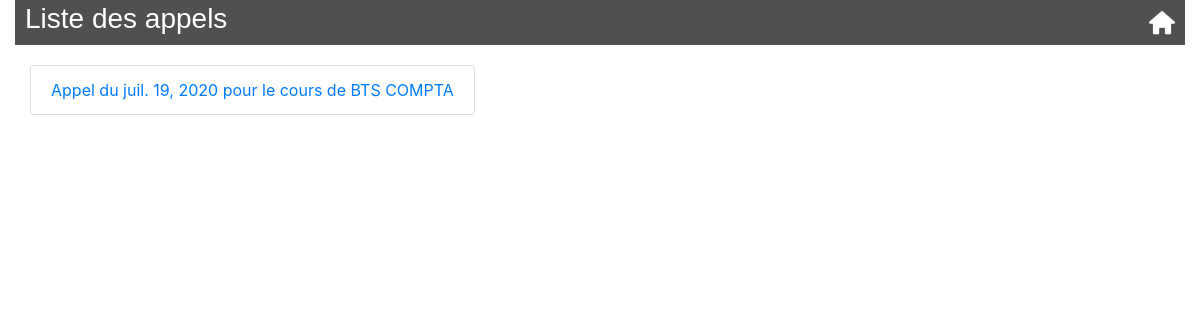
Before: /lycee/calls with the older database file.
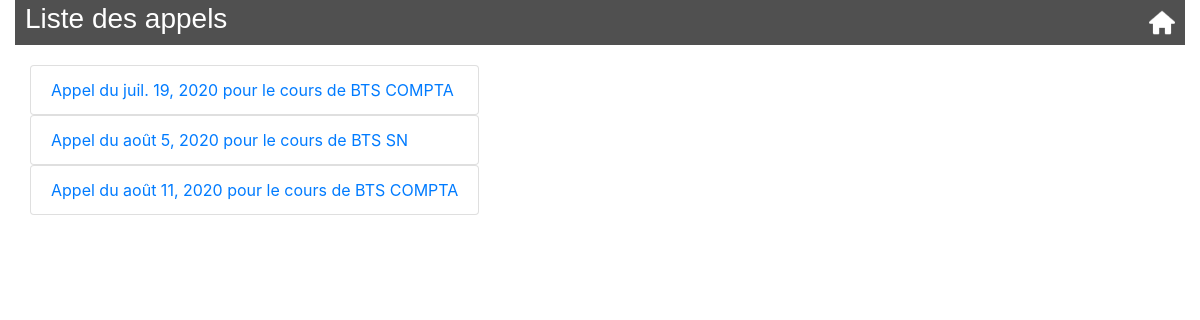
After: the same page with the newer database file.
### lycee/models.py (models this page shows, shortened)
class Cursus(models.Model):
    name = models.CharField(
        max_length=50,
        blank=False,
        null=True,
        default='aucun'
    )
    year_from_bac = models.SmallIntegerField(
        help_text="year since le bac",
        verbose_name="year",
        blank=False,
        null=True,
        default=0
    )
    scholar_year = models.CharField(
        max_length=9,
        blank=False,
        null=True,
        default='0000-00001'
    )

class Appel(models.Model):
    date = models.DateField(
        verbose_name="date de l'appel",
        blank=False,
        null=False
    )
    cursus = models.ForeignKey(
        Cursus,
        on_delete=models.CASCADE,  # necessaire selon la version de Django
        null=True
    )

### lycee/views.py (the view)
def detailAppel(request):
    result_list = Appel.objects.order_by('date')
    resList = []
    for appel in result_list:
        templist = []
        cursus = Cursus.objects.get(id=appel.cursus.id)
        templist.append(appel.id)
        templist.append(appel.date)
        templist.append(cursus.name)
        resList.append(templist)
    context = {'liste': resList}
    return render(request, 'lycee/appel/list-appel.html', context)

### lycee/templates/lycee/appel/list-appel.html
{% extends "master.html" %}
{% load static %}
{% if liste%}
  {% block title %}
    <h3>Liste des appels</h3>
  {% endblock %}
  {% block content %}
    <ul class="list-group">
    {% for call in liste %}
      <a href="/lycee/call/{{call.0}}"><li class="list-group-item">Appel du {{call.1}} pour le cours de {{call.2}}</li></a>
    {% endfor %}
    </ul>
  {% endblock %}
{% else %}
  <p> Pas d'appel.</p>
{% endif %}

Changed rows visible on the page:
added Appel: date "août 5, 2020"
now on this page (row unchanged): Cursus: name "BTS SN"
added Appel: date "août 11, 2020"
Other visible differences:
new list line: "Appel du pour le cours de"
new list line: "BTS COMPTA"
